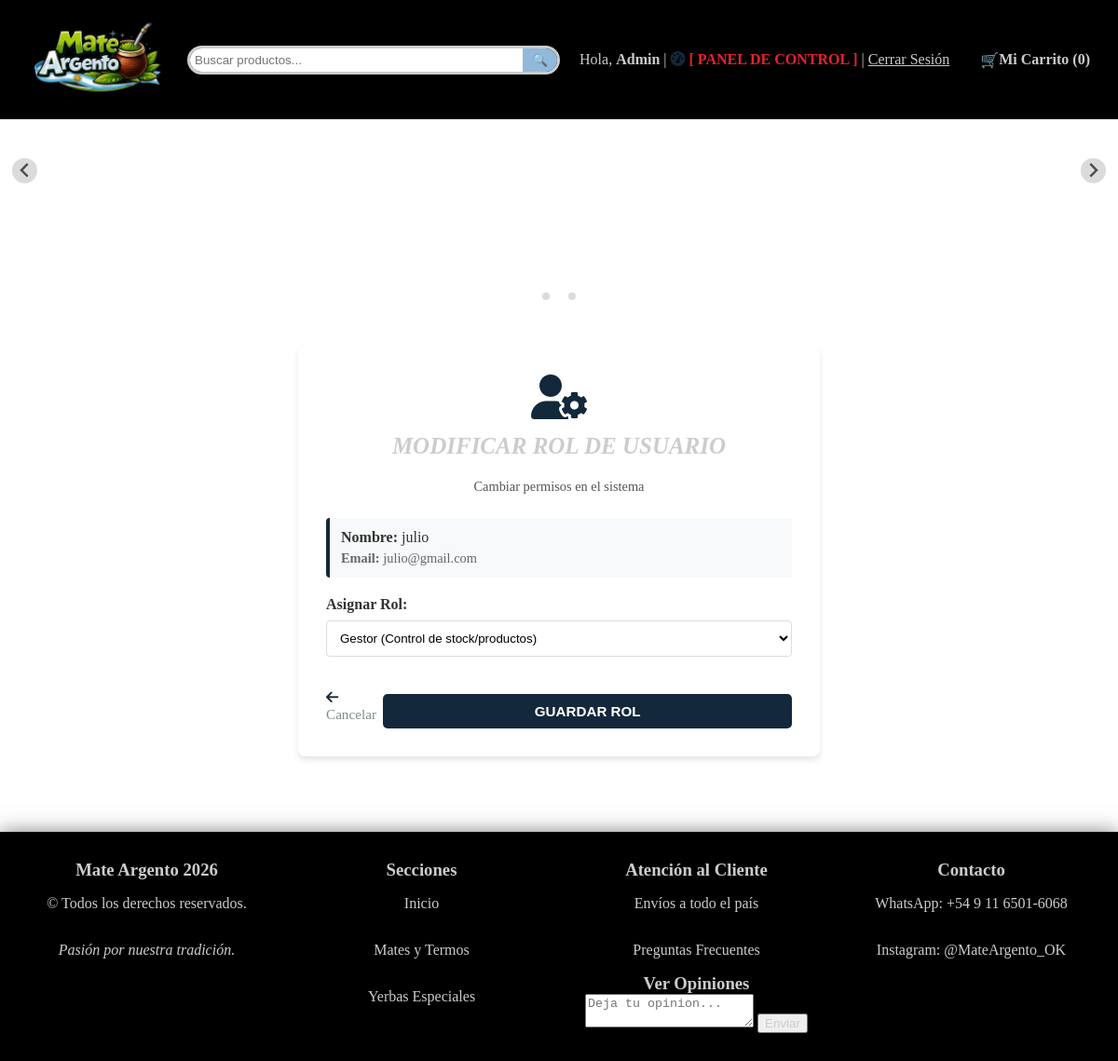
Screenshot of /admin/editar_rol/2 (signed in) with the database file from the repository.
### app.py (models this page shows, shortened)
class Usuario(db.Model):
    id = db.Column(db.Integer, primary_key=True)
    nombre = db.Column(db.String(100))
    email = db.Column(db.String(100), unique=True)
    password = db.Column(db.String(500), nullable=False)
    rol = db.Column(db.String(20), default='cliente')
    activo = db.Column(db.Boolean, default=False)
    bloqueado = db.Column(db.Integer, default=0)

### app.py (the view, shortened to what this page needs)
@app.route('/admin/editar_rol/<int:id>', methods=['GET', 'POST'])
@requiere_nivel(10)
def editar_rol(id):
    usuario = Usuario.query.get_or_404(id)
    return render_template('editar_usuario.html', usuario=usuario)

### app.py (called while the page is built, shortened)
@app.context_processor
def inject_categorias():
    return dict(todas_las_categorias=CATEGORIAS_DATA)

def requiere_nivel(nivel_minimo):
    def decorator(f):
        @wraps(f)
        def decorated_function(*args, **kwargs):
            rol_usuario = session.get('usuario_rol', 'cliente')
            nivel_usuario = NIVELES_ACCESO.get(rol_usuario, 1)
            if nivel_usuario < nivel_minimo:
                flash("No tenés permisos suficientes para realizar esta acción.", "danger")
                return redirect(url_for('inicio'))
            return f(*args, **kwargs)
        return decorated_function
    return decorator

@app.context_processor
def procesar_carrito():
    mi_carrito = Carrito(session)
    items, total, unidades = mi_carrito.obtener_datos(Producto)
    return dict(carrito_html=items, total_carrito=total, total_unidades=unidades)

    def obtener_datos(self, modelo_producto):
        carrito_dict = self.session.get('carrito', {})
        productos_reales = []
        total_general = 0
        total_unidades = 0  # <--- Nueva variable
        return productos_reales, total_general, total_unidades

### templates/editar_usuario.html (shortened to what this page needs)
<!DOCTYPE html>
<html>
<head>
</head>
{% extends 'base.html' %}
{% block content %}
<br>
<div class="contenedor">
    <div style="max-width: 500px; margin: 0 auto; background: white; padding: 30px; border-radius: 8px; box-shadow: 0 4px 6px rgba(0,0,0,0.1);">
        <div style="text-align: center; margin-bottom: 25px;">
            <i class="fa-solid fa-user-gear fa-3x" style="color: #13283A;"></i>
            <h2 style="margin-top: 15px;">Modificar Rol de Usuario</h2>
            <p style="color: #555; font-size: 0.9em;">Cambiar permisos en el sistema</p>
        </div>
        <div style="background: #f8f9fa; padding: 12px; border-radius: 4px; margin-bottom: 20px; border-left: 4px solid #13283A;">
            <p style="margin: 0; color: #333;"><strong>Nombre:</strong> {{ usuario.nombre }}</p>
            <p style="margin: 5px 0 0 0; color: #666; font-size: 0.9em;"><strong>Email:</strong> {{ usuario.email }}</p>
        </div>
        <form action="/admin/editar_rol/{{ usuario.id }}" method="POST">
            <div style="margin-bottom: 30px;">
                <label for="rol" style="display: block; margin-bottom: 8px; font-weight: bold; color: #333;">Asignar Rol:</label>
                <select id="rol" name="rol" required style="width: 100%; padding: 10px; border: 1px solid #ddd; border-radius: 4px; background: white; box-sizing: border-box;">
                    <option value="gestor" {% if usuario.rol == 'gestor' %}selected{% endif %}>Gestor (Control de stock/productos)</option>
                </select>
            </div>
            <div style="display: flex; justify-content: space-between; align-items: center;">
                <a href="/admin/usuarios" style="color: #7f8c8d; text-decoration: none; font-size: 0.95em;">
                    <i class="fa-solid fa-arrow-left"></i> Cancelar
                </a>
                <button type="submit" class="btn-pagar-carrito" style="padding: 10px 25px; border: none; cursor: pointer; font-size: 0.95em;">
                    GUARDAR ROL
                </button>
            </div>
        </form>
    </div>
    <br><br>
{% endblock %}

### static/estilos.css (style rules this page uses)
body { margin: 0; background-size: cover; background-repeat: no-repeat; background-position: center; }
.fondo-inicio { background-image: url('img/fondo_azul16.jpg'); }
.contenedor { width: 80%; margin: auto; background-size: cover; background-repeat: no-repeat; background-position: center; padding: 20px; border-radius: 10px; min-height: 500px; background-color: rgba(255, 255, 255, 0.0); border: 1px solid rgba(255, 255, 255, 0.0); box-shadow: 0 8px 32px 0 rgba(0, 0, 0, 0.0); }
.contenedor > * { margin-left: 20px; margin-right: 20px; }
h2 { font-family: 'Georgia', serif; font-size: 25px; font-style: italic; text-transform: uppercase; color: #ccc; }
.btn-pagar-carrito { margin-top: 10px; width: 100%; padding: 10px; background-color: #13283A; color: white; border: none; border-radius: 5px; cursor: pointer; font-weight: bold; }
.fa-solid { color: #13283A; }

### rows the page displays
Usuario: nombre "julio", email "julio@gmail.com", rol "Gestor (Control de stock/productos)"

### other values shown
{{ session['usuario_nombre'] }} "Admin"
{{ total_unidades }} "0"
